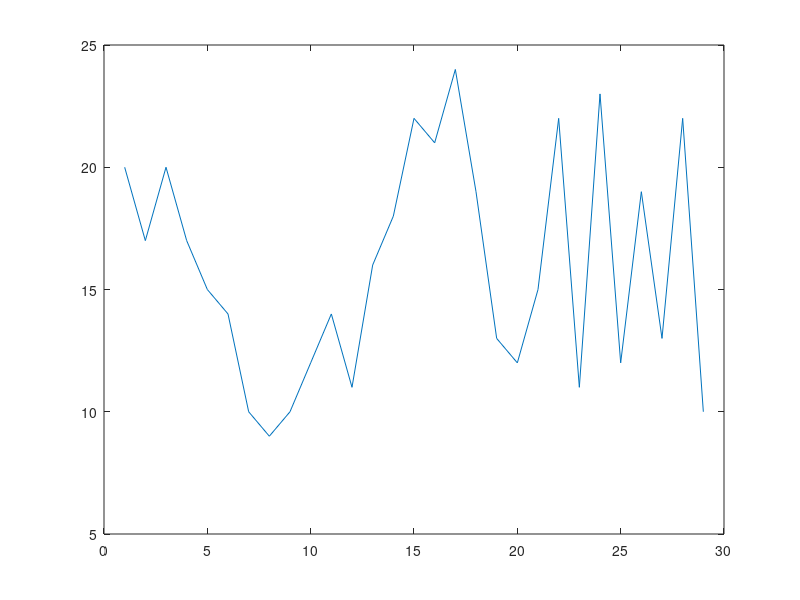
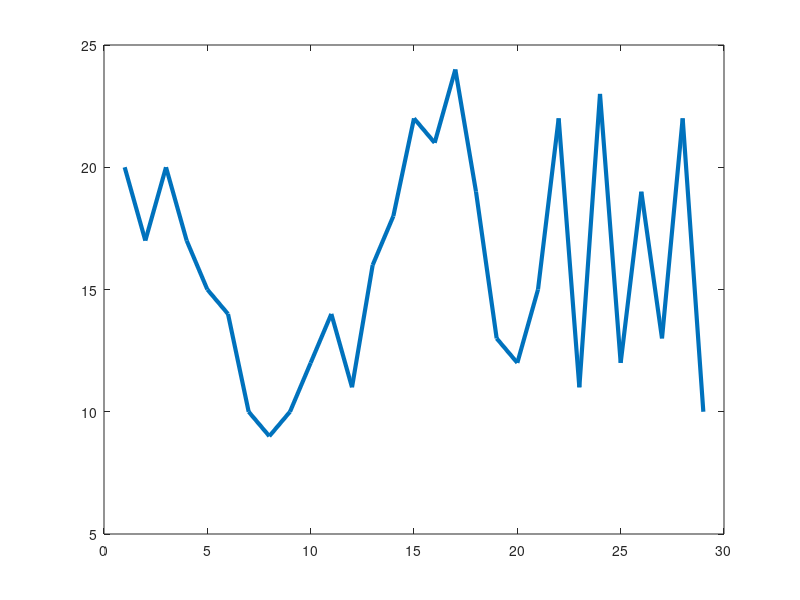
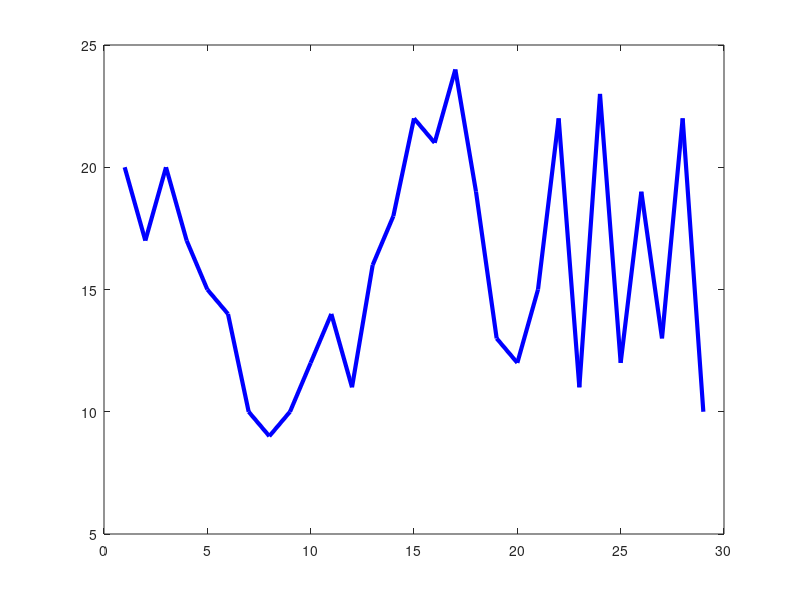
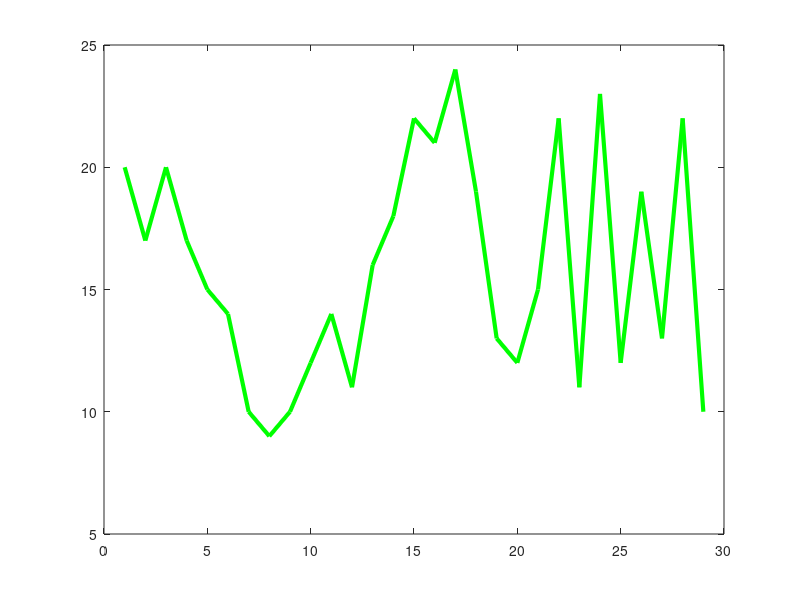

Source code (MATLAB) for these figures, in order:

% Gráfica de la temperatura de una determinada ciudad
x = 1:1:29;
y = [20,17,20,17,15,14,10,9,10,12,14,11,16,18,22,21,24,19,13,12,15,22,11,23,12,19,13,22,10];

% figure 1
figure 
plot(x,y);
% figure 2
figure
plot(x,y,'lineWidth',3);
% figure 3
figure
plot(x,y,'r','lineWidth',3);
% figure 4
plot(x,y,'b','lineWidth',3);
% figure 5
figure
plot(x,y,'g','lineWidth',3);
% figure 6
figure
stem(x,y);

% Varios grpaficos en uno

subplot(2,1,1)
plot(x,y);
subplot(2,1,2)
stem(x,y);



